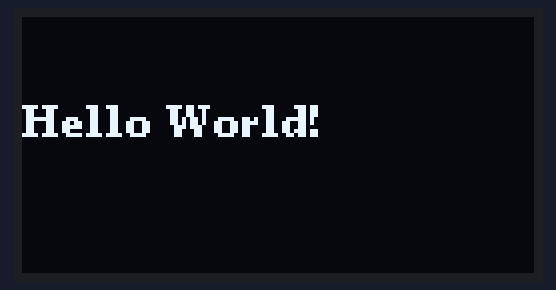
The sketch below on a simulated Arduino Uno, built with avr-gcc and run on an emulated ATmega328P. Parts: 128×64 one-colour display.

Above: at 0.1 s.

Measured:
- what the display in image 0 shows lasts 1.0 s, from 0.1 s to 1.1 s

The sketch:

harm_alarm_arduino.ino
```cpp
#include <Arduino.h>
#include <U8g2lib.h>

#ifdef U8X8_HAVE_HW_SPI
#include <SPI.h>
#endif
#ifdef U8X8_HAVE_HW_I2C
#include <Wire.h>
#endif


U8G2_SSD1306_128X64_NONAME_F_HW_I2C u8g2(U8G2_R0, /* clock=*/ SCL, /* data=*/ SDA, /* reset=*/ U8X8_PIN_NONE);  // High speed I2C

// U8G2_SSD1306_128X64_NONAME_F_SW_I2C u8g2(U8G2_R0, /* clock=*/ SCL, /* data=*/ SDA, /* reset=*/ U8X8_PIN_NONE);    //Low spped I2C

void setup(void) {
  u8g2.begin();
}

void loop(void) {
  u8g2.clearBuffer();                   // clear the internal memory
  u8g2.setFont(u8g2_font_ncenB08_tr);   // choose a suitable font
  u8g2.drawStr(0,30,"Hello World!");    // write something to the internal memory
  u8g2.sendBuffer();                    // transfer internal memory to the display
  delay(1000);
  u8g2.clearBuffer();
  u8g2.drawCircle(20, 25, 10, U8G2_DRAW_ALL);
  u8g2.sendBuffer();                    // transfer internal memory to the display
  delay(1000);
}
```
